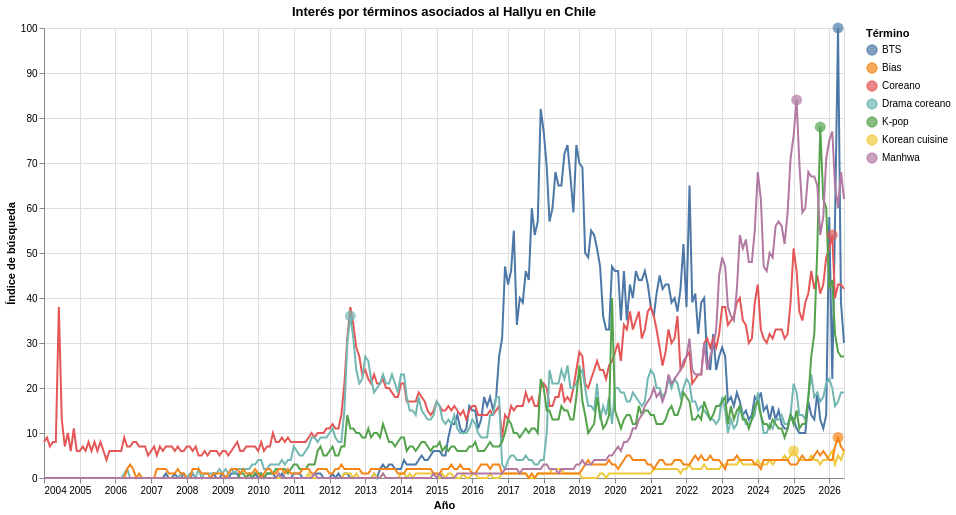

The notebook cell this image was saved under:
### Code cell
chart = (lineas + puntos_maximos).properties(
    width=800,
    height=450,
    title="Interés por términos asociados al Hallyu en Chile"
)

chart

### Figure 1 — Vega-Lite specification as saved in the notebook (floating-point values rounded to 4 significant figures; data arrays with more than 128 entries replaced by an {"elided": "..."} marker saying what was removed)
{"config": {"view": {"continuousWidth": 300, "continuousHeight": 300}}, "layer": [{"data": {"name": "data-5ce58b55b90fd362df7f7370885ad4ed"}, "mark": {"type": "line", "strokeWidth": 2}, "encoding": {"color": {"field": "Termino", "title": "Término", "type": "nominal"}, "x": {"field": "Fecha", "title": "Año", "type": "temporal"}, "y": {"field": "Indice", "title": "Índice de búsqueda", "type": "quantitative"}}}, {"data": {"name": "data-6f0a0e593619c9ea9d1689f2f322feb9"}, "mark": {"type": "circle", "size": 120}, "encoding": {"color": {"field": "Termino", "type": "nominal"}, "tooltip": [{"field": "Termino", "title": "Término", "type": "nominal"}, {"field": "Fecha", "title": "Fecha del máximo", "type": "temporal"}, {"field": "Indice", "title": "Índice máximo", "type": "quantitative"}], "x": {"field": "Fecha", "type": "temporal"}, "y": {"field": "Indice", "type": "quantitative"}}}], "height": 450, "title": "Interés por términos asociados al Hallyu en Chile", "width": 800, "$schema": "https://vega.github.io/schema/vega-lite/v5.20.1.json", "datasets": {"data-5ce58b55b90fd362df7f7370885ad4ed": {"elided": "1890 records"}, "data-6f0a0e593619c9ea9d1689f2f322feb9": [{"Fecha": "2026-04-01T00:00:00", "Termino": "BTS", "Indice": 100}, {"Fecha": "2026-04-01T00:00:00", "Termino": "Bias", "Indice": 9}, {"Fecha": "2026-02-01T00:00:00", "Termino": "Coreano", "Indice": 54}, {"Fecha": "2012-08-01T00:00:00", "Termino": "Drama coreano", "Indice": 36}, {"Fecha": "2025-10-01T00:00:00", "Termino": "K-pop", "Indice": 78}, {"Fecha": "2025-01-01T00:00:00", "Termino": "Korean cuisine", "Indice": 6}, {"Fecha": "2025-02-01T00:00:00", "Termino": "Manhwa", "Indice": 84}]}}
